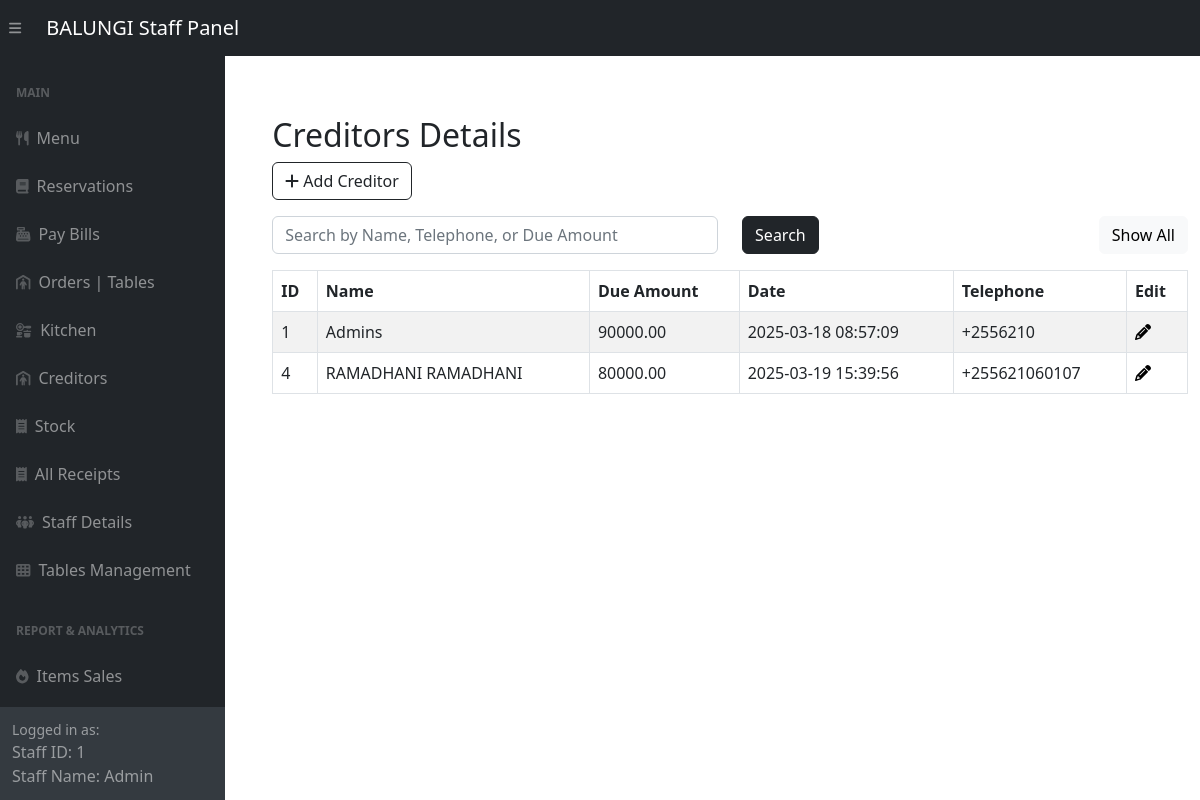
/adminSide/panel/creditors-panel.php (signed in), run on the app's committed database.
### tables this page shows
CREATE TABLE `creditors` (
  `ID` int(11) NOT NULL,
  `Name` varchar(100) NOT NULL,
  `Due_Amount` decimal(10,2) NOT NULL,
  `Date` datetime NOT NULL DEFAULT current_timestamp(),
  `Telephone` varchar(15) DEFAULT NULL
);

### adminSide/panel/creditors-panel.php (the view, shortened to what this page needs)
<?php include '../inc/dashHeader.php'; ?>
<div class="wrapper">
    <div class="container-fluid pt-5 pl-600">
        <div class="row">
            <div class="m-50">
                <div class="mt-5 mb-3">
                    <h2 class="pull-left">Creditors Details</h2>
                    <a href="../creditorCrud/createCreditor.php" class="btn btn-outline-dark"><i class="fa fa-plus"></i> Add Creditor</a>
                </div>
                <div class="mb-3">
                    <form method="POST" action="#">
                        <div class="row">
                            <div class="col-md-6">
                                <input type="text" name="search" id="search" class="form-control" placeholder="Search by Name, Telephone, or Due Amount">
                            </div>
                            <div class="col-md-3">
                                <button type="submit" class="btn btn-dark">Search</button>
                            </div>
                            <div class="col" style="text-align: right;" >
                                <a href="creditor-panel.php" class="btn btn-light">Show All</a>
                            </div>
                        </div>
                    </form>
                </div>
                <?php
                require_once "../config.php";
                if (isset($_POST['search'])) {
                    if (!empty($_POST['search'])) {
                        $search = $_POST['search'];
                        $sql = "SELECT * FROM creditors WHERE Name LIKE '%$search%' OR Telephone LIKE '%$search%' OR Due_Amount LIKE '%$search%' ORDER BY ID;";
                    } else {
                        $sql = "SELECT * FROM creditors ORDER BY ID;";
                    }
                } else {
                    $sql = "SELECT * FROM creditors ORDER BY ID;";
                }
                if ($result = mysqli_query($link, $sql)) {
                    if (mysqli_num_rows($result) > 0) {
                        echo '<table class="table table-bordered table-striped">';
                        echo "<thead>";
                        echo "<tr>";
                        echo "<th>ID</th>";
                        echo "<th>Name</th>";
                        echo "<th>Due Amount</th>";
                        echo "<th>Date</th>";
                        echo "<th>Telephone</th>";
                        echo "<th>Edit</th>";
                        echo "</tr>";
                        echo "</thead>";
                        echo "<tbody>";
                        while ($row = mysqli_fetch_array($result)) {
                            echo "<tr>";
                            echo "<td>" . $row['ID'] . "</td>";
                            echo "<td>" . $row['Name'] . "</td>";
                            echo "<td>" . $row['Due_Amount'] . "</td>";
                            echo "<td>" . $row['Date'] . "</td>";
                            echo "<td>" . $row['Telephone'] . "</td>";
                            echo "<td>";
                            echo '<a href="../creditorCrud/updateCreditorVerify.php?id='. $row['ID'] .'" title="Modify Record" data-toggle="tooltip"'
                                    . 'onclick="return confirm(\'Admin permission Required!\n\nAre you sure you want to Edit this Creditor?\')">'
                             . '<i class="fa fa-pencil" aria-hidden="true"></i></a>';
                            echo "</td>";
                            echo "</tr>";
                        }
                        echo "</tbody>";
                        echo "</table>";
                    } else {
                        echo '<div class="alert alert-danger"><em>No records were found.</em></div>';
                    }
                } else {
                    echo "Oops! Something went wrong. Please try again later.";
                }
                ?>
            </div>
        </div>
    </div>
</div>
<?php include '../inc/dashFooter.php'; ?>

### adminSide/panel/creditors-panel.php (style rules this page uses)
.wrapper { width: 1300px; padding-left: 200px; padding-top: 20px }

### data on the page
creditors: ID "1", Name "Admins", Due_Amount "90000.00", Date "2025-03-18 08:57:09", Telephone "+2556210"
creditors: ID "4", Name "RAMADHANI RAMADHANI", Due_Amount "80000.00", Date "2025-03-19 15:39:56", Telephone "+255621060107"

### other printed values
$_SESSION['logged_account_id'] "1"
$_SESSION['logged_staff_name'] "Admin"
